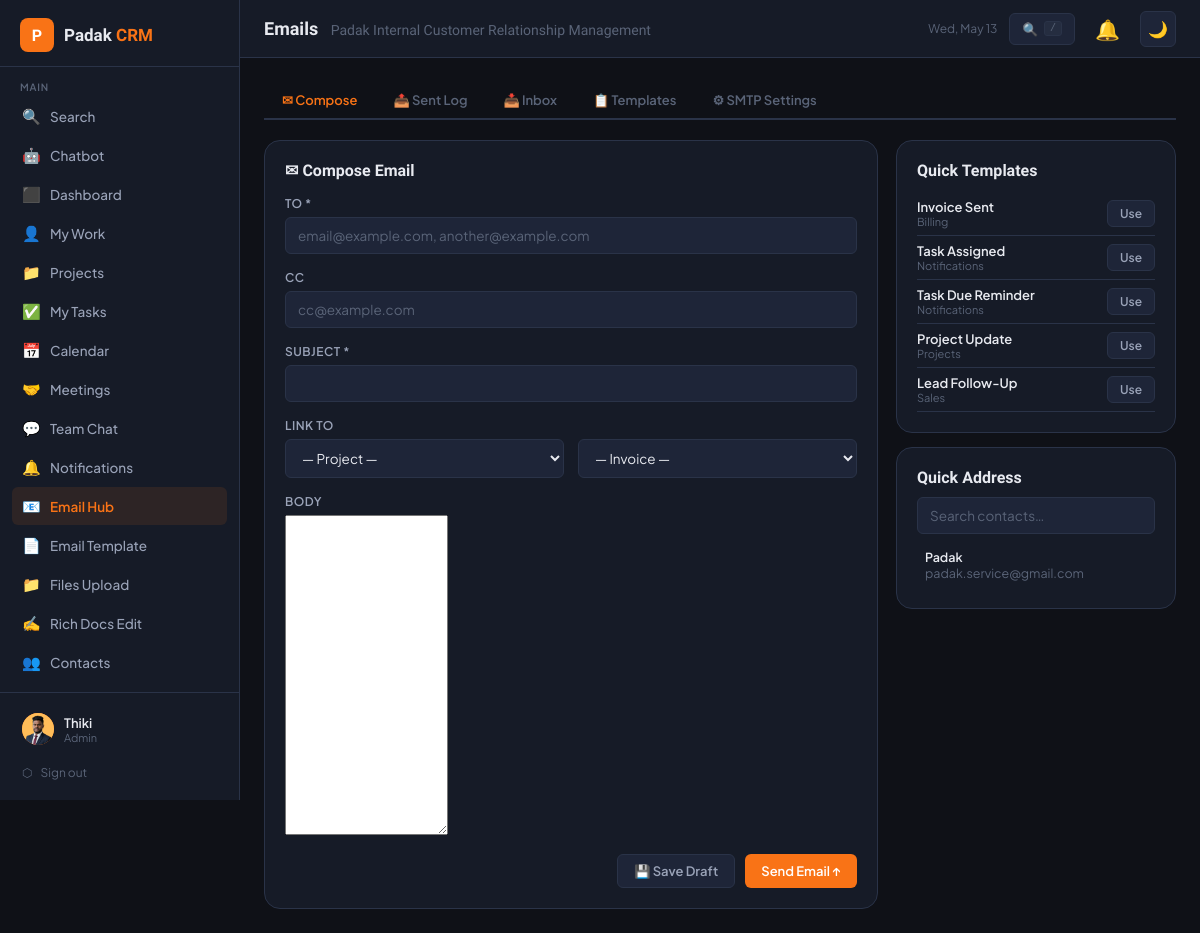
/emails.php (signed in), run on the app's committed database.
### tables this page shows
CREATE TABLE `email_templates` (
  `id` int(11) NOT NULL,
  `name` varchar(150) NOT NULL,
  `category` varchar(80) DEFAULT 'General',
  `subject` varchar(500) NOT NULL,
  `body_html` mediumtext NOT NULL,
  `variables` text DEFAULT NULL,
  `is_system` tinyint(1) DEFAULT 0,
  `created_by` int(11) DEFAULT NULL,
  `created_at` datetime DEFAULT current_timestamp(),
  `updated_at` datetime DEFAULT current_timestamp() ON UPDATE current_timestamp()
);

CREATE TABLE `contacts` (
  `id` int(11) NOT NULL,
  `name` varchar(150) NOT NULL,
  `company` varchar(150) DEFAULT NULL,
  `email` varchar(150) DEFAULT NULL,
  `phone` varchar(50) DEFAULT NULL,
  `address` text DEFAULT NULL,
  `type` enum('client','lead','partner','vendor') DEFAULT 'lead',
  `status` enum('active','inactive','prospect') DEFAULT 'prospect',
  `notes` text DEFAULT NULL,
  `assigned_to` int(11) DEFAULT NULL,
  `created_by` int(11) NOT NULL,
  `created_at` datetime DEFAULT current_timestamp(),
  `updated_at` datetime DEFAULT current_timestamp() ON UPDATE current_timestamp()
);

### config.php (called while the page is built, shortened)
<?php
function h(string $s): string { return htmlspecialchars($s, ENT_QUOTES, 'UTF-8'); }

### emails.php (the view, shortened to what this page needs)
<?php
require_once 'config.php';
require_once 'includes/layout.php';
$db   = getCRMDB();
$tab    = $_GET['tab']  ?? 'compose';
$templates = $db->query("SELECT * FROM email_templates ORDER BY category,name")->fetch_all(MYSQLI_ASSOC);
$contacts = $db->query("SELECT id,name,email,company FROM contacts WHERE email IS NOT NULL AND email!='' ORDER BY name")->fetch_all(MYSQLI_ASSOC);
$compose_to   = trim($_GET['to']   ?? '');
$compose_subj = trim($_GET['subj'] ?? '');
$tmpl_id_load = (int)($_GET['tmpl'] ?? 0);
$tmpl_prefill = $tmpl_id_load ? $db->query("SELECT * FROM email_templates WHERE id=$tmpl_id_load")->fetch_assoc() : null;
?>
<div class="em-tabs">
  <?php
  $tabs = [
    ['compose',     '✉',  'Compose'],
    ['sent',        '📤', 'Sent Log'],
    ['inbox',       '📥', 'Inbox'],
    ['templates',   '📋', 'Templates'],
    ['settings',    '⚙',  'SMTP Settings'],
  ];
  foreach ($tabs as $t):
    $active = $tab === $t[0] ? 'active' : '';
  ?>
  <a href="emails.php?tab=<?= $t[0] ?>" class="em-tab <?= $active ?>">
    <?= $t[1] ?> <?= $t[2] ?>
  </a>
  <?php endforeach; ?>
</div>
<?php
if ($tab === 'compose'): ?>
<div class="compose-grid">
  <div>
    <div class="card">
      <div class="card-header"><div class="card-title">✉ Compose Email</div></div>
      <form method="POST" id="compose-form">
        <div class="form-group">
          <label class="form-label">To *</label>
          <input type="text" name="to" id="compose-to" class="form-control" required
            placeholder="email@example.com, another@example.com"
            value="<?= h($compose_to) ?>" autocomplete="off">
        </div>
        <div class="form-group">
          <label class="form-label">Cc</label>
          <input type="text" name="cc" class="form-control" placeholder="cc@example.com">
        </div>
        <div class="form-group">
          <label class="form-label">Subject *</label>
          <input type="text" name="subject" id="compose-subject" class="form-control" required
            value="<?= h($compose_subj ?: ($tmpl_prefill['subject'] ?? '')) ?>">
        </div>
        <div class="form-group">
          <label class="form-label">Link to</label>
          <div class="form-row">
            <select name="project_id" class="form-control" id="link-project">
              <option value="">— Project —</option>
            </select>
            <select name="invoice_id" class="form-control">
              <option value="">— Invoice —</option>
            </select>
          </div>
        </div>
        <div class="form-group">
          <label class="form-label">Body</label>
          <textarea id="compose-tinymce" name="body" style="min-height:320px"><?= h($tmpl_prefill['body_html'] ?? '') ?></textarea>
        </div>
        <div style="display:flex;gap:10px;justify-content:flex-end;margin-top:6px">
          <button type="button" class="btn btn-ghost" onclick="saveDraftEmail()">💾 Save Draft</button>
          <button type="submit" class="btn btn-primary">Send Email ↑</button>
        </div>
      </form>
    </div>
  </div>
  <div>
    <div class="card" style="margin-bottom:14px">
      <div class="card-title" style="margin-bottom:12px">Quick Templates</div>
      <?php foreach ($templates as $t): ?>
      <div style="display:flex;align-items:center;justify-content:space-between;padding:7px 0;border-bottom:1px solid var(--border)">
        <div>
          <div style="font-size:13px;font-weight:600;color:var(--text)"><?= h($t['name']) ?></div>
          <div style="font-size:11px;color:var(--text3)"><?= h($t['category']) ?></div>
        </div>
        <button class="btn btn-ghost btn-sm js-load-tmpl" data-tmpl='<?= htmlspecialchars(json_encode($t), ENT_QUOTES) ?>'>Use</button>
      </div>
      <?php endforeach; ?>
    </div>
    <div class="card">
      <div class="card-title" style="margin-bottom:10px">Quick Address</div>
      <input type="text" id="contact-quick-search" class="form-control" placeholder="Search contacts…" oninput="filterContacts(this.value)" style="margin-bottom:8px">
      <div id="contact-quick-list" style="max-height:220px;overflow-y:auto">
        <?php foreach (array_slice($contacts,0,20) as $c): ?>
        <div class="contact-quick-item" data-email="<?= h($c['email']) ?>" data-name="<?= h($c['name']) ?>" data-id="<?= $c['id'] ?>"
             style="padding:7px 8px;cursor:pointer;border-radius:5px;font-size:12.5px;transition:background .1s"
             onmouseenter="this.style.background='var(--bg3)'" onmouseleave="this.style.background=''"
             onclick="setComposeTo('<?= h(addslashes($c['name'])) ?>','<?= h(addslashes($c['email'])) ?>',<?= $c['id'] ?>,'contact')">
          <div style="font-weight:600"><?= h($c['name']) ?></div>
          <div style="color:var(--text3)"><?= h($c['email']) ?></div>
        </div>
        <?php endforeach; ?>
      </div>
    </div>
  </div>
</div>
<?php
endif;  ?>

### includes/layout.php (style rules this page uses)
*,*::before,*::after { box-sizing:border-box;margin:0;padding:0 }
:root,[data-theme="dark"] { --bg:#0f1117;--bg2:#161b27;--bg3:#1e2538;--bg4:#252d40; --border:#2a3348;--border2:#3a4560; --text:#e8eaf0;--text2:#9aa3b8;--text3:#5a6478; --orange:#f97316;--orange-dim:#7c3810;--orange-bg:rgba(249,115,22,0.1); --green:#10b981;--red:#ef4444;--blue:#6366f1;--yellow:#f59e0b;--purple:#8b5cf6; --radius:10px;--radius-sm:6px;--radius-lg:16px; --shadow:0 1px 4px rgba(0,0,0,.4);--shadow-lg:0 8px 30px rgba(0,0,0,.5); --sidebar-w:240px;--header-h:58px; --font:'Plus Jakarta Sans',sans-serif;--font-display:'Bricolage Grotesque',sans-serif; --modal-overlay:rgba(0,0,0,.65); --tr-hover:rgba(255,255,255,.02); }
html { font-size:14px;scroll-behavior:smooth }
body { font-family:var(--font);background:var(--bg);color:var(--text);min-height:100vh;display:flex;overflow-x:hidden;transition:background .2s,color .2s }
a { color:inherit;text-decoration:none }
button { cursor:pointer;font-family:var(--font) }
input,select,textarea { font-family:var(--font) }
.btn { display:inline-flex;align-items:center;gap:7px;padding:8px 16px;border-radius:var(--radius-sm);font-size:13px;font-weight:600;border:none;transition:opacity .15s,transform .1s;cursor:pointer }
.btn-primary { background:var(--orange);color:#fff }
.btn-ghost { background:var(--bg3);color:var(--text2);border:1px solid var(--border) }
.btn-sm { padding:5px 12px;font-size:12px }
.card { background:var(--bg2);border:1px solid var(--border);border-radius:var(--radius-lg);padding:20px;transition:background .2s,border-color .2s }
.card-header { display:flex;align-items:center;justify-content:space-between;margin-bottom:16px;gap:12px }
.card-title { font-family:var(--font-display);font-weight:700;font-size:16px }
.form-group { margin-bottom:16px }
.form-label { display:block;font-size:12px;font-weight:600;color:var(--text2);margin-bottom:6px;text-transform:uppercase;letter-spacing:.04em }
.form-control { width:100%;background:var(--bg3);border:1px solid var(--border);border-radius:var(--radius-sm);padding:9px 12px;color:var(--text);font-size:13.5px;transition:border-color .15s,background .2s }
.form-control::placeholder { color:var(--text3) }
select.form-control { cursor:pointer }
.form-row { display:grid;grid-template-columns:1fr 1fr;gap:14px }

### emails.php (style rules this page uses)
.em-tabs { display:flex;gap:0;border-bottom:2px solid var(--border);margin-bottom:20px;overflow-x:auto }
.em-tab { padding:10px 18px;font-size:13px;font-weight:600;color:var(--text3);cursor:pointer;border-bottom:2px solid transparent;margin-bottom:-2px;transition:color .15s,border-color .15s;text-decoration:none;white-space:nowrap;display:flex;align-items:center;gap:5px }
.em-tab:hover,.em-tab.active { color:var(--orange);border-bottom-color:var(--orange) }
.compose-grid { display:grid;grid-template-columns:1fr 280px;gap:18px;align-items:start }

### data on the page
email_templates: name "Invoice Sent", category "Billing"
email_templates: name "Task Assigned", category "Notifications"
email_templates: name "Task Due Reminder", category "Notifications"
email_templates: name "Project Update", category "Projects"
email_templates: name "Lead Follow-Up", category "Sales"
contacts: name "Padak", email "padak.service@gmail.com"

### other printed values
$user['name'] "Thiki"
$user['role'] "Admin"
$pageTitle "Emails"
SITE_NAME "Padak Internal Customer Relationship Management"
$t[1] "✉"
$t[2] "Compose"
$t[1] "📤"
$t[2] "Sent Log"
$t[1] "📥"
$t[2] "Inbox"
$t[1] "📋"
$t[2] "Templates"
$t[1] "⚙"
$t[2] "SMTP Settings"
